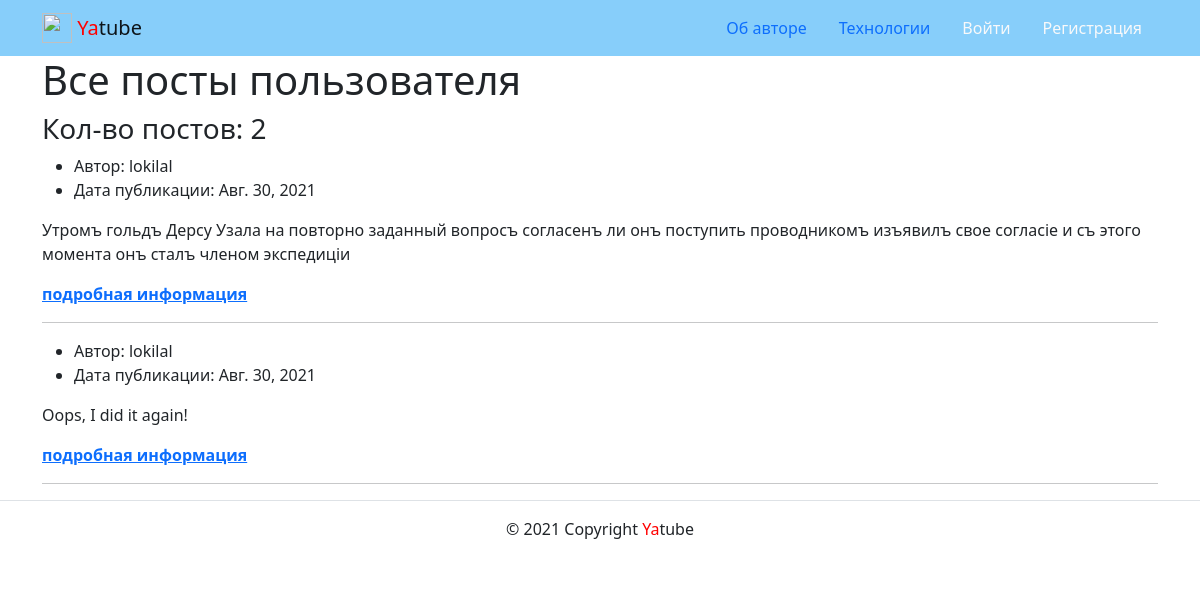
Page /profile/lokilal/ on the earlier database version.
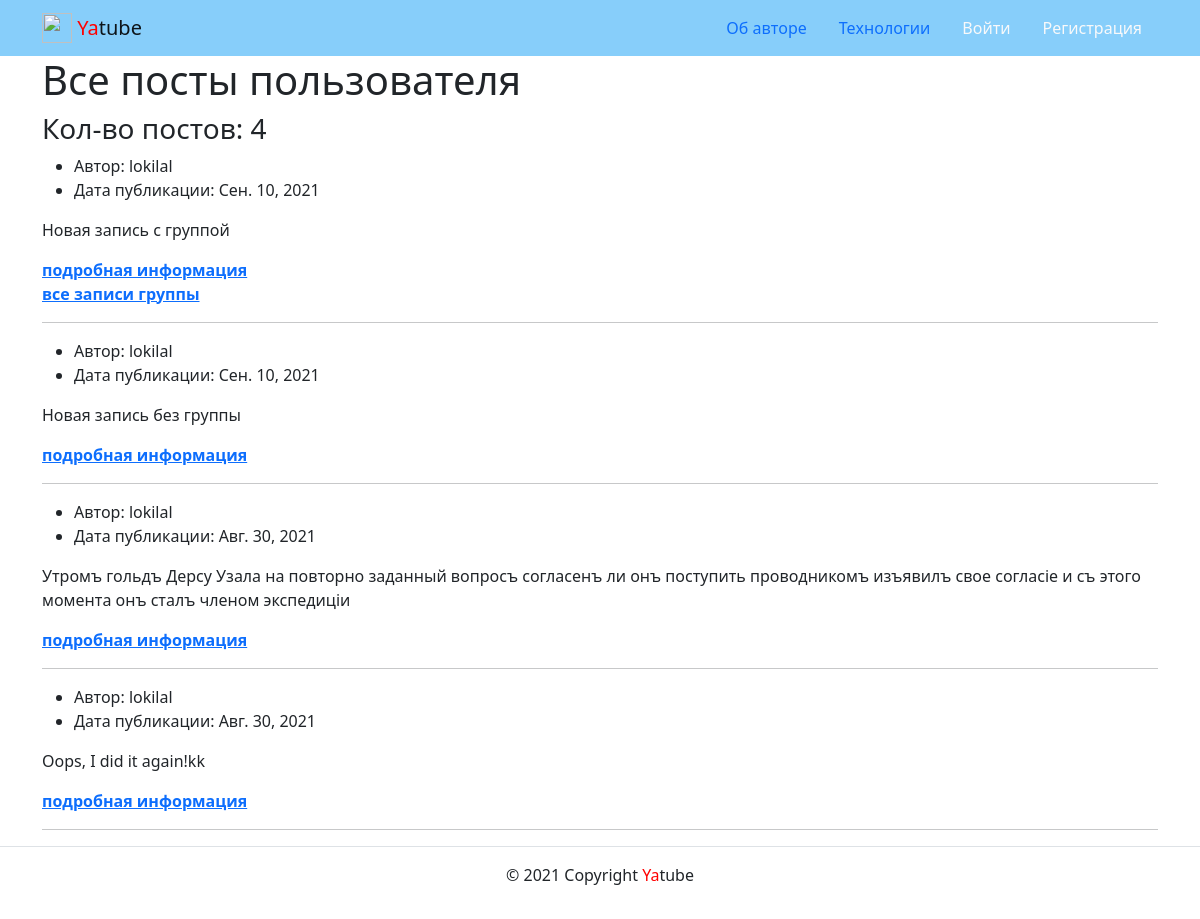
Same page on the later database version.
### posts/models.py (models this page shows, shortened)
class Post(models.Model):
    text = models.TextField()
    pub_date = models.DateTimeField(auto_now_add=True)
    author = models.ForeignKey(
        User,
        on_delete=models.CASCADE,
        related_name='posts'
    )
    group = models.ForeignKey(
        Group,
        on_delete=models.SET_NULL,
        blank=True, null=True,
        related_name='posts'
    )
    image = models.ImageField(
        'Картинка',
        upload_to='posts/',
        blank=True
    )
    class Meta:
        ordering = ['-pub_date']
        verbose_name = 'Пост'
        verbose_name_plural = 'Посты'

### posts/views.py (the view)
# urls.py: path('profile/<str:username>/', views.profile, name='profile'),
def profile(request, username):
    profile_author = get_object_or_404(User, username=username)
    post_list = profile_author.posts.all()
    paginator = Paginator(post_list, 10)
    page_number = request.GET.get('page')
    page_obj = paginator.get_page(page_number)
    context = {
        'profile': profile_author,
        'page_obj': page_obj
    }
    return render(request, 'posts/profile.html', context)

### templates/posts/profile.html (shortened to what this page needs)
{% extends 'base.html' %}
{% load thumbnail %}
{% block content %}
<h1>Все посты пользователя {{ profile.get_full_name }} </h1>
<h3>Кол-во постов: {{ profile.posts.count }} </h3>
    {% for post in page_obj %}
            <article>
            <ul>
                <li>
                    Автор: {{ post.author }}
                </li>
                <li>
                    Дата публикации: {{ post.pub_date|date }}
                </li>
            </ul>
            <p>
                {{ post.text|linebreaks }}
            </p>
                <dl>
                    <dt>
                <a href="{% url 'posts:post_detail' post.pk %}">подробная информация </a>
                </dt>
                    <dt>
                     {% if post.group %}
                        <a href="{% url 'posts:group_list' post.group.slug %}">все записи группы</a>
                    {% endif %}
                </dt>
                </dl>
            <hr>
            </article>
  {% endfor %}
{% endblock %}

### templates/base.html (shortened to what this page needs)
<!DOCTYPE html>
{% load static %}
<html lang="ru">
<head>
    {% include 'includes/meta.html' %}
</head>
<body>
{% include 'includes/header.html' %}
<main>
      <div class="container">
          {% block content %}
          {% endblock %}
      </div>
 </main>
{% include 'includes/footer.html' %}
</body>

### templates/includes/meta.html (shortened to what this page needs)
{% load static %}
<link rel="stylesheet" href="{% static 'css/bootstrap.min.css' %}">

### templates/includes/header.html
{% load static %}
{% with request.resolver_match.view_name as view_name %}
<header>
  <nav class="navbar navbar-light" style="background-color: lightskyblue">
    <div class="container">
      <a class="navbar-brand" href="{% url 'posts:index' %}">
        <img src="{% static 'img/logo.png' %}" width="30" height="30" class="d-inline-block align-top" alt="">
        <span style="color:red">Ya</span>tube
      </a>
      <ul class="nav nav-pills">
        <li class="nav-item">
          <a class="nav-link {% if view_name  == 'about:author' %}active{% endif %}"
             href="{% url 'about:author' %}">Об авторе</a>
        </li>
        <li class="nav-item">
          <a class="nav-link {% if view_name  == 'about:tech' %}active{% endif %}"
             href="{% url 'about:tech' %}">Технологии</a>
        </li>
        {% if user.is_authenticated %}
        <li class="nav-item">
          <a class="nav-link {% if view_name  == 'posts:post_create' %}active{% endif %}"
             href="{% url 'posts:post_create' %}">Новая запись </a>
        </li>
        <li class="nav-item">
          <a class="nav-link link-light {% if view_name  == 'users:password_change_form' %}active{% endif %}"
             href="{% url 'users:password_change_form' %}">Изменить пароль</a>
        </li>
        <li class="nav-item">
          <a class="nav-link link-light {% if view_name  == 'users:logout' %}active{% endif %}"
             href="{% url 'users:logout' %}">Выйти</a>
        </li>
        <li>
          Пользователь: {{ user.username }}
        <li>
        {% else %}
        <li class="nav-item">
          <a class="nav-link link-light {% if view_name  == 'users:login' %}active{% endif %}"
             href="{% url 'users:login' %}">Войти</a>
        </li>
        <li class="nav-item">
          <a class="nav-link link-light {% if view_name  == 'users:signup' %}active{% endif %}"
             href="{% url 'users:signup' %}">Регистрация</a>
        </li>
        {% endif %}
      </ul>
    </div>
  </nav>
</header>
{% endwith %}

### templates/includes/footer.html
<footer class="border-top text-center py-3">
      <p>© {% now "Y" %} Copyright <span style="color:red">Ya</span>tube</p>
</footer>

Differences in the rows shown:
added Post: author "lokilal", pub_date "Сен. 10, 2021", text "Новая запись с группой", shows "все записи группы"
added Post: author "lokilal", pub_date "Сен. 10, 2021", text "Новая запись без группы"
changed Post: text "Oops, I did it again!" → "Oops, I did it again!kk"
Other differences:
{{ profile.posts.count }}: "2" → "4"
